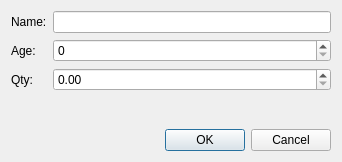
<?xml version="1.0" encoding="UTF-8"?>
<ui version="4.0">
 <class>Dialog</class>
 <widget class="QDialog" name="Dialog">
  <property name="geometry">
   <rect>
    <x>0</x>
    <y>0</y>
    <width>342</width>
    <height>162</height>
   </rect>
  </property>
  <property name="windowTitle">
   <string>Dialog</string>
  </property>
  <layout class="QVBoxLayout" name="verticalLayout">
   <item>
    <layout class="QGridLayout" name="gridLayout">
     <item row="0" column="0">
      <widget class="QLabel" name="label">
       <property name="text">
        <string>Name:</string>
       </property>
      </widget>
     </item>
     <item row="0" column="1">
      <widget class="QLineEdit" name="txtName"/>
     </item>
     <item row="1" column="0">
      <widget class="QLabel" name="label_2">
       <property name="text">
        <string>Age:</string>
       </property>
      </widget>
     </item>
     <item row="1" column="1">
      <widget class="QSpinBox" name="sbAge">
       <property name="maximum">
        <number>130</number>
       </property>
      </widget>
     </item>
     <item row="2" column="0">
      <widget class="QLabel" name="label_3">
       <property name="text">
        <string>Qty:</string>
       </property>
      </widget>
     </item>
     <item row="2" column="1">
      <widget class="QDoubleSpinBox" name="sbQty">
       <property name="maximum">
        <double>1000.000000000000000</double>
       </property>
      </widget>
     </item>
    </layout>
   </item>
   <item>
    <spacer name="verticalSpacer">
     <property name="orientation">
      <enum>Qt::Vertical</enum>
     </property>
     <property name="sizeHint" stdset="0">
      <size>
       <width>20</width>
       <height>40</height>
      </size>
     </property>
    </spacer>
   </item>
   <item>
    <widget class="QDialogButtonBox" name="buttonBox">
     <property name="standardButtons">
      <set>QDialogButtonBox::Cancel|QDialogButtonBox::Ok</set>
     </property>
    </widget>
   </item>
  </layout>
 </widget>
 <resources/>
 <connections/>
</ui>
